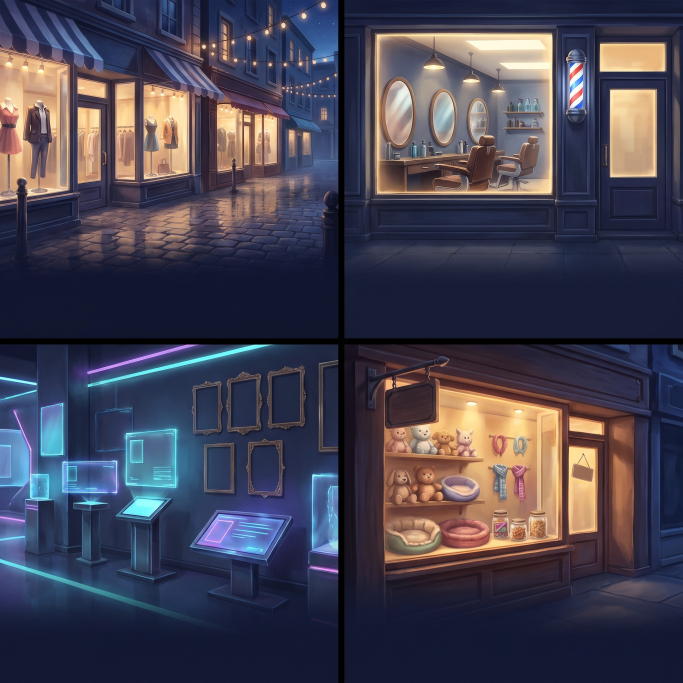
#> input picture shots/pending_art/cal_1125_shopdoors/src_sheet.jpg, 2048 x 2048 px (shown at 1/3 size)
$ python portrait_cut.py ../../shots/pending_art/cal_1125_shopdoors/src_sheet.jpg ../../shots/pending_art/cal_1125_shopdoors/src_vault.jpg
#> lines starting #> are read from the running program, lines starting #| are printed output that depends on the picture
"""Boutique brand portrait background from a Higgsfield 9:16 picture (ROOMS 2026-11-25; LEAD ea71679e, Cal: "high resolution").

  portrait_cut.py <source.png> <brand id>

Writes art/app/ui_banner_<id>_p.webp at the source's own size (Unlimited 2K 9:16 = 1536 x 2752), cropped to exactly 9:16
around the centre, never upscaled: the page uses background-size: cover, so a phone trims the sides itself (LEAD: keep it
uncropped so wider screens still fit). Quality steps down until the file is under about 480 KB.
"""
import os
import sys

from PIL import Image

ROOT = os.path.join(os.path.dirname(os.path.abspath(__file__)), "..")
APP = os.path.join(ROOT, "art", "app")
LIMIT = 480 * 1024


def main():
    src, bid = sys.argv[1], sys.argv[2]
    im = Image.open(src).convert("RGB")
#> im is the input picture: PIL image 2048x2048 RGB; mean R, G, B 69.9, 67, 82.3
    w, h = im.size
#> w = 2048; h = 2048
    if w * 16 > h * 9:  # too wide
        nw = h * 9 // 16
#> nw = 1152
        im = im.crop(((w - nw) // 2, 0, (w - nw) // 2 + nw, h))
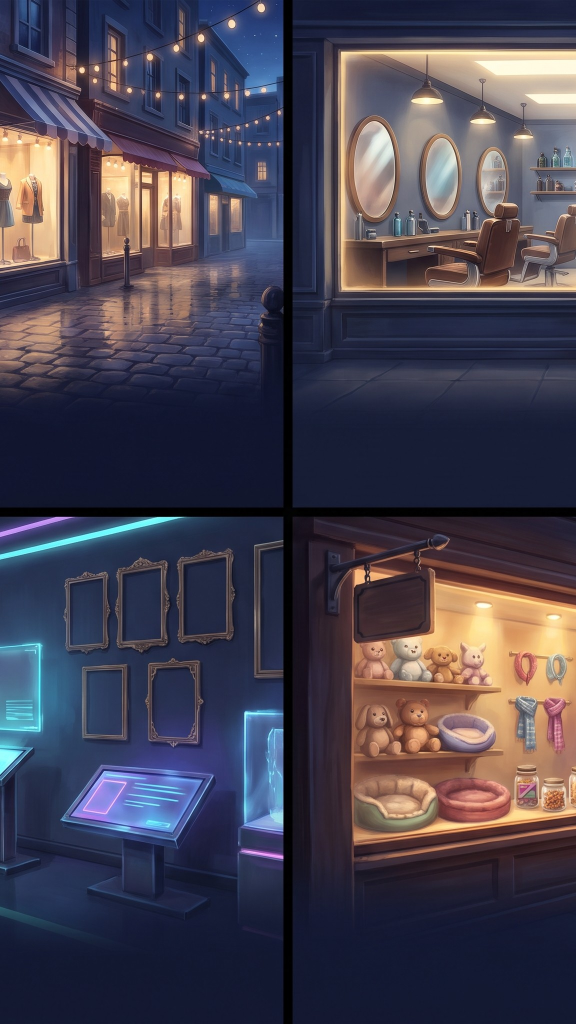
#> im: PIL image 1152x2048 RGB (shown at 1/2 size); mean R, G, B 70.3, 66, 80.4
    else:
        nh = w * 16 // 9
        im = im.crop((0, (h - nh) // 2, w, (h - nh) // 2 + nh))
    out = os.path.join(APP, "ui_banner_%s_p.webp" % bid)
    for q in (88, 84, 80, 76, 72, 68, 64):
        im.save(out, "WEBP", quality=q, method=6)
        if os.path.getsize(out) <= LIMIT:
            break
    print(out, im.size, os.path.getsize(out) // 1024, "KB q", q)
#| quest-board/tools/../art/app/ui_banner_../../shots/pending_art/cal_1125_shopdoors/src_vault.jpg_p.webp (1152, 2048) 188 KB q 88


if __name__ == "__main__":
    main()
